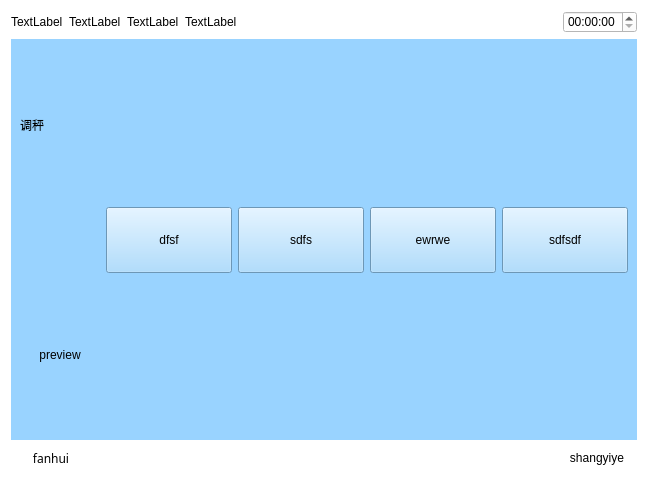
<?xml version="1.0" encoding="UTF-8"?>
<ui version="4.0">
 <class>Tiaochen_2</class>
 <widget class="QWidget" name="Tiaochen_2">
  <property name="geometry">
   <rect>
    <x>0</x>
    <y>0</y>
    <width>648</width>
    <height>482</height>
   </rect>
  </property>
  <property name="windowTitle">
   <string>Form</string>
  </property>
  <property name="styleSheet">
   <string notr="true">background-color: rgb(255, 255, 255);</string>
  </property>
  <layout class="QVBoxLayout" name="verticalLayout" stretch="1,2,1">
   <item>
    <layout class="QHBoxLayout" name="horizontalLayout_5">
     <item>
      <widget class="QLabel" name="label_14">
       <property name="text">
        <string>TextLabel</string>
       </property>
      </widget>
     </item>
     <item>
      <widget class="QLabel" name="label_15">
       <property name="text">
        <string>TextLabel</string>
       </property>
      </widget>
     </item>
     <item>
      <widget class="QLabel" name="label_16">
       <property name="text">
        <string>TextLabel</string>
       </property>
      </widget>
     </item>
     <item>
      <widget class="QLabel" name="label_17">
       <property name="text">
        <string>TextLabel</string>
       </property>
      </widget>
     </item>
     <item>
      <spacer name="horizontalSpacer_4">
       <property name="orientation">
        <enum>Qt::Horizontal</enum>
       </property>
       <property name="sizeHint" stdset="0">
        <size>
         <width>40</width>
         <height>20</height>
        </size>
       </property>
      </spacer>
     </item>
     <item>
      <widget class="QTimeEdit" name="timeEdit_2"/>
     </item>
    </layout>
   </item>
   <item>
    <widget class="QWidget" name="widget" native="true">
     <property name="sizePolicy">
      <sizepolicy hsizetype="Preferred" vsizetype="Preferred">
       <horstretch>0</horstretch>
       <verstretch>0</verstretch>
      </sizepolicy>
     </property>
     <property name="contextMenuPolicy">
      <enum>Qt::DefaultContextMenu</enum>
     </property>
     <property name="styleSheet">
      <string notr="true">background-color: rgb(153, 211, 255);</string>
     </property>
     <layout class="QGridLayout" name="gridLayout" columnstretch="1,2,2,2,2,0">
      <item row="1" column="2">
       <widget class="QPushButton" name="adjustAngle">
        <property name="minimumSize">
         <size>
          <width>66</width>
          <height>66</height>
         </size>
        </property>
        <property name="text">
         <string>sdfs</string>
        </property>
       </widget>
      </item>
      <item row="1" column="4">
       <widget class="QPushButton" name="balanceValue">
        <property name="minimumSize">
         <size>
          <width>66</width>
          <height>66</height>
         </size>
        </property>
        <property name="text">
         <string>sdfsdf</string>
        </property>
       </widget>
      </item>
      <item row="1" column="3">
       <widget class="QPushButton" name="balanceState">
        <property name="minimumSize">
         <size>
          <width>66</width>
          <height>66</height>
         </size>
        </property>
        <property name="text">
         <string>ewrwe</string>
        </property>
       </widget>
      </item>
      <item row="1" column="1">
       <widget class="QPushButton" name="address">
        <property name="minimumSize">
         <size>
          <width>66</width>
          <height>66</height>
         </size>
        </property>
        <property name="text">
         <string>dfsf</string>
        </property>
       </widget>
      </item>
      <item row="0" column="0">
       <widget class="QLabel" name="label">
        <property name="text">
         <string>调秤</string>
        </property>
       </widget>
      </item>
      <item row="2" column="0">
       <widget class="QPushButton" name="preview">
        <property name="sizePolicy">
         <sizepolicy hsizetype="Minimum" vsizetype="Minimum">
          <horstretch>0</horstretch>
          <verstretch>0</verstretch>
         </sizepolicy>
        </property>
        <property name="text">
         <string>preview</string>
        </property>
        <property name="flat">
         <bool>true</bool>
        </property>
       </widget>
      </item>
     </layout>
    </widget>
   </item>
   <item>
    <layout class="QHBoxLayout" name="horizontalLayout_2">
     <item>
      <widget class="QPushButton" name="returnIndex_2">
       <property name="font">
        <font>
         <family>AR PL UMing TW MBE</family>
        </font>
       </property>
       <property name="text">
        <string>fanhui</string>
       </property>
       <property name="flat">
        <bool>true</bool>
       </property>
      </widget>
     </item>
     <item>
      <spacer name="horizontalSpacer_3">
       <property name="orientation">
        <enum>Qt::Horizontal</enum>
       </property>
       <property name="sizeHint" stdset="0">
        <size>
         <width>40</width>
         <height>20</height>
        </size>
       </property>
      </spacer>
     </item>
     <item>
      <widget class="QPushButton" name="returnPage_2">
       <property name="text">
        <string>shangyiye</string>
       </property>
       <property name="flat">
        <bool>true</bool>
       </property>
      </widget>
     </item>
    </layout>
   </item>
  </layout>
 </widget>
 <resources/>
 <connections/>
</ui>
